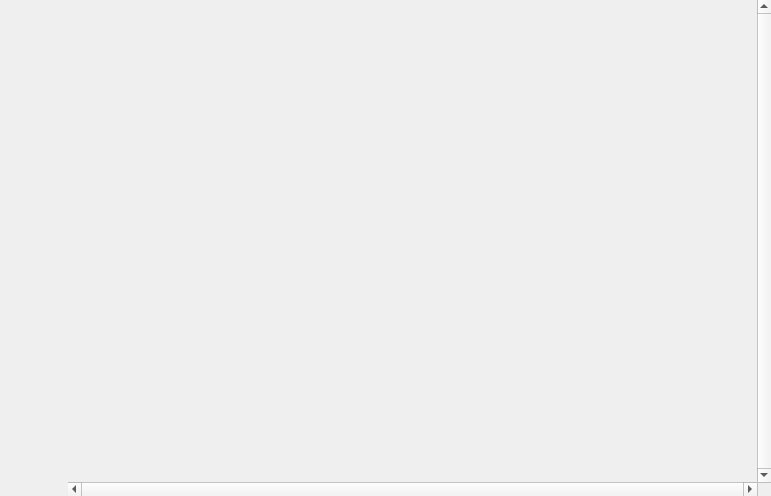
<?xml version="1.0" encoding="UTF-8"?>
<ui version="4.0">
 <class>Pianoroll</class>
 <widget class="QWidget" name="Pianoroll">
  <property name="geometry">
   <rect>
    <x>0</x>
    <y>0</y>
    <width>771</width>
    <height>496</height>
   </rect>
  </property>
  <property name="windowTitle">
   <string>Form</string>
  </property>
  <layout class="QHBoxLayout" name="horizontalLayout">
   <property name="spacing">
    <number>0</number>
   </property>
   <property name="sizeConstraint">
    <enum>QLayout::SetDefaultConstraint</enum>
   </property>
   <property name="margin">
    <number>0</number>
   </property>
   <item>
    <widget class="PianorollKeyboard" name="keyboard" native="true">
     <property name="minimumSize">
      <size>
       <width>68</width>
       <height>0</height>
      </size>
     </property>
    </widget>
   </item>
   <item>
    <widget class="PianorollContentScroller" name="scrollArea">
     <property name="focusPolicy">
      <enum>Qt::NoFocus</enum>
     </property>
     <property name="frameShape">
      <enum>QFrame::NoFrame</enum>
     </property>
     <property name="frameShadow">
      <enum>QFrame::Plain</enum>
     </property>
     <property name="lineWidth">
      <number>0</number>
     </property>
     <property name="verticalScrollBarPolicy">
      <enum>Qt::ScrollBarAlwaysOn</enum>
     </property>
     <property name="horizontalScrollBarPolicy">
      <enum>Qt::ScrollBarAlwaysOn</enum>
     </property>
     <property name="widgetResizable">
      <bool>true</bool>
     </property>
     <widget class="PianorollContent" name="content">
      <property name="geometry">
       <rect>
        <x>0</x>
        <y>0</y>
        <width>688</width>
        <height>481</height>
       </rect>
      </property>
     </widget>
    </widget>
   </item>
  </layout>
 </widget>
 <customwidgets>
  <customwidget>
   <class>PianorollContent</class>
   <extends>QWidget</extends>
   <header>pianorollcontent.h</header>
  </customwidget>
  <customwidget>
   <class>PianorollKeyboard</class>
   <extends>QWidget</extends>
   <header>pianorollkeyboard.h</header>
  </customwidget>
  <customwidget>
   <class>PianorollContentScroller</class>
   <extends>QScrollArea</extends>
   <header>pianorollcontentscroller.h</header>
   <container>1</container>
  </customwidget>
 </customwidgets>
 <resources/>
 <connections/>
</ui>
